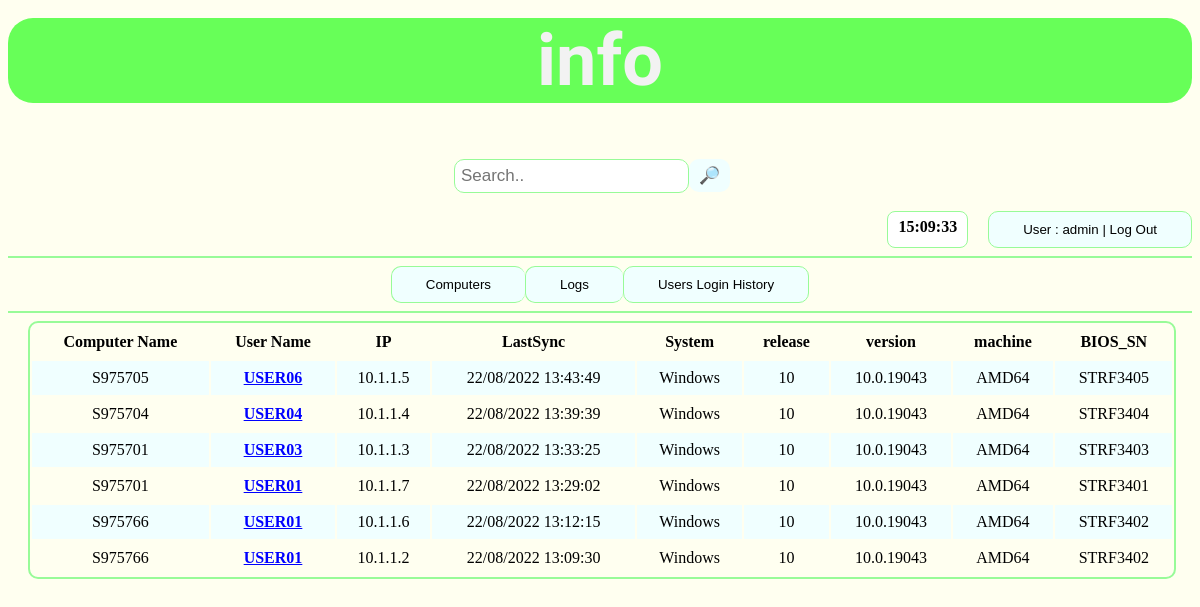
/Users_History/ (signed in), run on the app's committed database.
### HelpInfo/models.py (models this page shows)
class Track(models.Model):
    id = models.AutoField(db_column='Id', unique=True, primary_key=True)
    comp_t = models.ForeignKey(Computers, models.DO_NOTHING, db_column='Comp_Track', blank=True,
                               null=True)
    user_t = models.ForeignKey(Users, models.DO_NOTHING, db_column='User_Track', blank=True, null=True)
    ip_t = models.ForeignKey(Ipees, models.DO_NOTHING, related_name='IP_track', db_column='IP_Track', blank=True,
                             null=True)
    logged_on_t = models.TextField(db_column='Logged_On_track', blank=True, null=True)
    class Meta:
        managed = False
        db_table = 'Track'

class Computers(models.Model):
    id = models.AutoField(db_column='Id', unique=True, primary_key=True)
    bios_serial = models.TextField(db_column='BIOS_Serial', unique=True, blank=True, null=True)
    comp_name = models.TextField(db_column='Comp_Name', blank=True, null=True)
    last_timecreated = models.TextField(db_column='Last_TimeCreated', blank=True, null=True)
    csvlog = models.BinaryField(db_column='Csv_Log')
    system = models.TextField(db_column='System', blank=True, null=True)
    release = models.TextField(db_column='Release', blank=True, null=True)
    version = models.TextField(db_column='Version', blank=True, null=True)
    machine = models.TextField(db_column='Machine', blank=True, null=True)
    class Meta:
        managed = False
        db_table = 'Computers'

class Users(models.Model):
    id = models.AutoField(db_column='Id', unique=True, primary_key=True)
    user = models.TextField(db_column='User', blank=True, null=True)
    domain = models.TextField(db_column='Domain', blank=True, null=True)
    class Meta:
        managed = False
        db_table = 'Users'

class Ipees(models.Model):
    id = models.AutoField(db_column='Id', unique=True, primary_key=True)
    ip = models.TextField(db_column='IP', unique=True, blank=True, null=True)
    status = models.IntegerField(db_column='Status', blank=True, null=True)
    class Meta:
        managed = False
        db_table = 'IPees'

### HelpInfo/views.py (the view)
# urls.py: path('Users_History/', views.users_history, name='Users_History'),
def users_history(request):
    if request.user.is_authenticated:
        information = Track.objects.all().order_by('-logged_on_t')  # [:5]
        output2 = {'Computers': information}
        return render(request, 'HelpInfo/users_history.html', output2)
    if not request.user.is_authenticated:
        return HttpResponseRedirect('/login/')

### HelpInfo/templates/HelpInfo/users_history.html
{% extends "HelpInfo/index.html" %}
{% block content %}
    <div style="overflow-x: auto;">
    <table class="data">
        <tr class="data-line">
            <th class="data-header">Computer Name</th>
            <th class="data-header">User Name</th>
            <th class="data-header">IP</th>
            <th class="data-header">LastSync</th>
            <th class="data-header">System</th>
            <th class="data-header">release</th>
            <th class="data-header">version</th>
            <th class="data-header">machine</th>
            <th class="data-header">BIOS_SN</th>
         </tr>
         {% for i in Computers %}
            <tr class="data-line">
                <td class="data-data">{{i.comp_t.comp_name}}</td>
                <td class="data-data" id="investigate" onclick="window.open('/U_H/{{i.user_t.user}}')">{{i.user_t.user}}</td>
                <td class="data-data">{{i.ip_t.ip}}</td>
                <td class="data-data">{{i.logged_on_t}}</td>
                <td class="data-data">{{i.comp_t.system}}</td>
                <td class="data-data">{{i.comp_t.release}}</td>
                <td class="data-data">{{i.comp_t.version}}</td>
                <td class="data-data">{{i.comp_t.machine}}</td>
                <td class="data-data">{{i.comp_t.bios_serial}}</td>
         </tr>
         {% endfor %}
     </table>
    </div>
{% endblock %}

### HelpInfo/templates/HelpInfo/index.html (shortened to what this page needs)
<!DOCTYPE html>
<html lang="en">
<head>
    {% load static %}
    <link rel="stylesheet" href="{% static 'HelpInfo/main.css' %}">
</head>
<body onload="startTime()">
    <header>
        <h1>info</h1>
    </header>
    {% if user.is_authenticated %}
        <div class="search-container">
            <form action="{% url 'Result' %}" method="get">
                <input type="text" placeholder="Search.." name="search">
                <button type="submit">&#x1F50E;</button>
            </form>
        </div>
        <br>
        <div class="Out" >
            <div id="txt"></div>
            <button onclick="window.location.href = {% url 'logout' %};">User : {{ user.username }} | Log Out</button>
        </div>
        <hr class="new1">
        <div class="btn-group">
            <button onclick="window.location.href = '/Home';">Computers</button>
            <button id="logs" onclick="window.location.href = '/Logs';">Logs</button>
            <button onclick="window.location.href = '/Users_History';">Users Login History</button>
        </div>
        <hr class="new2">
    {% endif %}
    <div>
        {% block content %}{% endblock %}
    </div>
</body>
</html>

### HelpInfo/static/HelpInfo/main.css (style rules this page uses)
body { background-color: #FFFFF0; }
header { display: block; background-color:#67ff58; font-family: 'Chela One'; font-size: 36px; max-height: fit-content; padding: 0px; margin-top: -30px; text-align: center; border-radius: 25px; color: #f2f2f2; }
#txt { margin-left: auto; margin-right: 20px; text-align: center; background-color: white; max-width: fit-content; padding: 6px 10px; border-radius: 8px; border: 1px solid #98fb98; }
.search-container { display: flex; justify-content: center; align-items: center; }
.search-container input[type=text] { padding: 6px; margin-top: 8px; font-size: 17px; border: 1px solid #98fb98; border-radius: 10px; }
.search-container button { float: right; padding: 6px 10px; margin-top: 8px; margin-right: 16px; background: #F0FFFF; font-size: 17px; border: none; cursor: pointer; border-radius: 10px; }
hr.new1 { border: 1px solid #98fb98; }
hr.new2 { border: 1px solid #98fb98; }
table.data { border-radius: 10px; width: 97%; margin-left: 20px; margin-right: 20px; border: 2px solid #98fb98; }
.data-header, .data-data { text-align: center; padding: 8px; }
tr:nth-child(even) { background-color: #F0FFFF; }
.btn-group button { background-color: #F0FFFF; border: 1px solid #98fb98; border-radius: 10px; color: black; padding: 10px 34px; cursor: pointer; float: left; }
.btn-group { display: flex; justify-content: center; align-items: center; }
.btn-group button:not(:last-child) { border-right: none; }
.btn-group:after { content: ""; clear: both; display: table; }
.Out { display: flex; justify-content: right; }
.Out button { background-color: #F0FFFF; border: 1px solid #98fb98; border-radius: 10px; color: black; padding: 10px 34px; cursor: pointer; }
#investigate { font-weight:bold; color:blue; text-decoration: underline; cursor: pointer; }

### data on the page
Track: comp_t.comp_name "S975705", user_t.user "USER06", ip_t.ip "10.1.1.5", logged_on_t "22/08/2022 13:43:49", comp_t.system "Windows", comp_t.release "10", comp_t.version "10.0.19043", comp_t.machine "AMD64", comp_t.bios_serial "STRF3405"
Track: comp_t.comp_name "S975704", user_t.user "USER04", ip_t.ip "10.1.1.4", logged_on_t "22/08/2022 13:39:39", comp_t.system "Windows", comp_t.release "10", comp_t.version "10.0.19043", comp_t.machine "AMD64", comp_t.bios_serial "STRF3404"
Track: comp_t.comp_name "S975701", user_t.user "USER03", ip_t.ip "10.1.1.3", logged_on_t "22/08/2022 13:33:25", comp_t.system "Windows", comp_t.release "10", comp_t.version "10.0.19043", comp_t.machine "AMD64", comp_t.bios_serial "STRF3403"
Track: comp_t.comp_name "S975701", user_t.user "USER01", ip_t.ip "10.1.1.7", logged_on_t "22/08/2022 13:29:02", comp_t.system "Windows", comp_t.release "10", comp_t.version "10.0.19043", comp_t.machine "AMD64", comp_t.bios_serial "STRF3401"
Track: comp_t.comp_name "S975766", user_t.user "USER01", ip_t.ip "10.1.1.6", logged_on_t "22/08/2022 13:12:15", comp_t.system "Windows", comp_t.release "10", comp_t.version "10.0.19043", comp_t.machine "AMD64", comp_t.bios_serial "STRF3402"
Track: comp_t.comp_name "S975766", user_t.user "USER01", ip_t.ip "10.1.1.2", logged_on_t "22/08/2022 13:09:30", comp_t.system "Windows", comp_t.release "10", comp_t.version "10.0.19043", comp_t.machine "AMD64", comp_t.bios_serial "STRF3402"

### other printed values
{{ user.username }} "admin"
